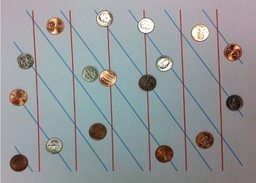
#> input picture hough.jpg, 256 x 183 px, shrunk from 666 x 477 before the run
$ python Task3.py
#> lines starting #> are read from the running program, lines starting #| are printed output that depends on the picture; after the words box and inside, x2 and y2 are one past the last pixel; in counts of white or black regions, pixels touching at a corner belong together

# coding: utf-8

# In[1]:


import cv2 as cv
import numpy as np
import matplotlib.pyplot as plt


# In[2]:


def generateSobelFilterGx():
    sobelFilterGx = [[-1,0,1],
                     [-2,0,2],
                     [-1,0,1]]
    return sobelFilterGx


# In[3]:


def generateSobelFilterGy():
    sobelFilterGy = [[-1,-2,-1],
                     [0,0,0],
                     [1,2,1]]
    return sobelFilterGy


# In[4]:


def generate_laplace_filter():
    laplace_filter = [[0,-1,0],
                     [-1,8,-1],
                     [0,-1,0]]
    return np.asarray(laplace_filter)


# In[5]:


def generateGradientX(x, y, padded_input_image):
    sobelFilterGx = generateSobelFilterGx()
    gradientX = sum([sum([padded_input_image[i][j] * sobelFilterGx[i][j] for j in range(len(sobelFilterGx))]) for i in range(len(sobelFilterGx))])
    return int(gradientX)


# In[6]:


def generateGradientY(x, y, padded_input_image):
    sobelFilterGy = generateSobelFilterGy()
    gradientY = sum([sum([padded_input_image[i][j] * sobelFilterGy[i][j] for j in range(len(sobelFilterGy))]) for i in range(len(sobelFilterGy))])
    return gradientY


# In[7]:


def generate_laplace_output(x, y, padded_input_image):
    laplace_filter = generate_laplace_filter()
    output = sum([sum([padded_input_image[i][j] * laplace_filter[i][j] for j in range(len(laplace_filter))]) for i in range(len(laplace_filter))])
    return output


# In[8]:


def computeMagnitude(edgeX, edgeY):
    return (((edgeX**2) + (edgeY**2))**0.5)


# In[9]:


def convolve(patch):
    convolved_patch = [patch[j][i] for j in range(len(patch[0])-1,-1,-1) for i in range(len(patch)-1,-1,-1)]
    return np.asarray([convolved_patch[i:i+len(patch)] for i in range(0, len(convolved_patch), len(patch))])


# In[10]:


color_image = cv.imread("hough.jpg")
#> color_image is the input picture: shape (183, 256, 3); mean B, G, R 152.8, 150.8, 147.3
hsv_input_image = cv.cvtColor(color_image, cv.COLOR_BGR2HSV)
#> hsv_input_image: shape (183, 256, 3); mean H, S, V 97.4, 31.5, 158.7
red_mask_upper = cv.inRange(hsv_input_image, (170, 50, 50), (180, 255, 255))
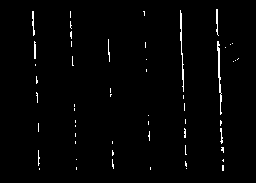
#> red_mask_upper: shape (183, 256); 1.5% white in thin lines or dots, all inside (x1, y1, x2, y2) = (32, 9, 239, 171)
red_input_image = cv.bitwise_and(hsv_input_image,hsv_input_image, mask=red_mask_upper)
#> red_input_image: shape (183, 256, 3); mean H, S, V 2.7, 1.1, 2
cv.imwrite("red_input_image.jpg",red_input_image)


# In[11]:


red_image = cv.imread("red_input_image.jpg",0)
#> red_image: shape (183, 256); min 0, max 125, mean 1.6
padded_red_image = np.pad(red_image, ((1,1),(1,1)), 'edge')
red_edge_image = np.zeros(red_image.shape)


# In[12]:


for x in range(len(red_edge_image)):
    for y in range(len(red_edge_image[0])):
        patch = padded_red_image[x:x+3,y:y+3]
        localEdgeX = generateGradientX(x, y, patch)
        localEdgeY = generateGradientY(x, y, patch)
        red_edge_image[x][y] = computeMagnitude(localEdgeX,localEdgeY)
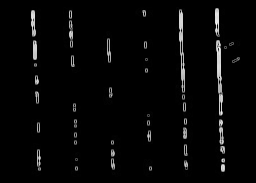
#> red_edge_image: shape (183, 256) float64; min 0, max 538.9, mean 14.1; drawn with min black and max white

red_edge = np.zeros(red_edge_image.shape)
for x in range(len(red_edge)):
    for y in range(len(red_edge[0])):
        if(red_edge_image[x][y] >=255):
            red_edge[x][y] = 255
        else:
            red_edge[x][y] = 0
#> red_edge: shape (183, 256) float64; 3% white; 69 white regions (50 under 20 px), largest, box (x1, y1, x2, y2) and area: (179, 10, 185, 92) 240, (216, 40, 222, 93) 201, (215, 8, 219, 36) 91

cv.imwrite("red_edge.jpg",red_edge)


# In[13]:


angle = np.arange(0,181)
output_image_shape = red_edge.shape
diagonal = np.ceil(((output_image_shape[0]**2)+(output_image_shape[1]**2)**0.5)).astype(int)
red_accumulator = np.zeros((diagonal, len(angle)))

for x in range(len(red_edge)):
    for y in range(len(red_edge[0])):
        if(red_edge[x,y] == 255):
            for every_angle in range(len(angle)):
                r = round((x * np.cos(angle[every_angle])) + (y * np.sin(angle[every_angle])), 2).astype(int)
                red_accumulator[r, every_angle] += 1


# In[18]:


T = 0.7 * np.max(red_accumulator)

red_rho_theta = []

for x in range(len(red_accumulator)):
    for y in range(len(red_accumulator[0])):
        if(red_accumulator[x][y] > T):
            red_rho_theta.append([x, angle[y]])


# In[19]:


original = cv.imread("hough.jpg")
for every_rho_theta in red_rho_theta:
    rh = every_rho_theta[0]
    thet = every_rho_theta[1]
    b = np.cos(thet)
    a = np.sin(thet)
    x0 = a*rh
    y0 = b*rh
    x1 = int(x0 + 1000*(-b))
    y1 = int(y0 + 1000*(a))
    x2 = int(x0 - 1000*(-b))
    y2 = int(y0 - 1000*(a))

    cv.line(original,(x1,y1),(x2,y2),(0,255,0),2)
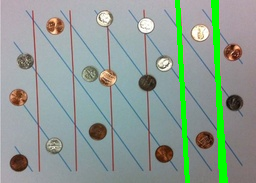
#> original: shape (183, 256, 3); 4.6% of pixels changed, all inside (x1, y1, x2, y2) = (175, 0, 228, 183)
cv.imwrite("red_lines.jpg",original)


# In[22]:


color_image = cv.imread("hough.jpg")
hsv_input_image = cv.cvtColor(color_image, cv.COLOR_BGR2HSV)
blue_mask_upper = cv.inRange(hsv_input_image, (100, 50, 50), (120, 255, 255))
#> blue_mask_upper: shape (183, 256); 1.2% white in thin lines or dots, all inside (x1, y1, x2, y2) = (16, 12, 233, 170)
blue_input_image = cv.bitwise_and(hsv_input_image,hsv_input_image, mask=blue_mask_upper)
#> blue_input_image: shape (183, 256, 3); mean H, S, V 1.2, 0.8, 1.7
cv.imwrite("blue_input_image.jpg",blue_input_image)


# In[23]:


blue_image = cv.imread("blue_input_image.jpg",0)
#> blue_image: shape (183, 256); min 0, max 112, mean 1.2
padded_blue_image = np.pad(blue_image, ((1,1),(1,1)), 'edge')
blue_edge_image = np.zeros(blue_image.shape)


# In[24]:


for x in range(len(blue_edge_image)):
    for y in range(len(blue_edge_image[0])):
        patch = padded_blue_image[x:x+3,y:y+3]
        localEdgeX = generateGradientX(x, y, patch)
        localEdgeY = generateGradientY(x, y, patch)
        blue_edge_image[x][y] = computeMagnitude(localEdgeX,localEdgeY)
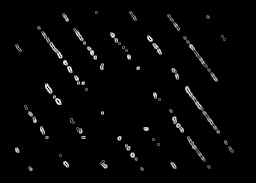
#> blue_edge_image: shape (183, 256) float64; min 0, max 472.3, mean 11.2; drawn with min black and max white

blue_edge = np.zeros(blue_edge_image.shape)
#> blue_edge: shape (183, 256) float64; every value is 0
for x in range(len(blue_edge)):
    for y in range(len(blue_edge[0])):
        if(blue_edge_image[x][y] >=255):
            blue_edge[x][y] = 255
        else:
            blue_edge[x][y] = 0
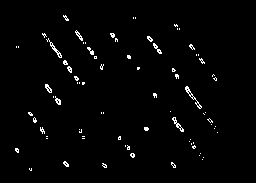
#> blue_edge: shape (183, 256) float64; 1.8% white in thin lines or dots, all inside (x1, y1, x2, y2) = (15, 15, 218, 171)

cv.imwrite("Blue_edge.jpg",blue_edge)


# In[25]:


angle = np.arange(0,181)
output_image_shape = blue_edge.shape
diagonal = np.ceil(((output_image_shape[0]**2)+(output_image_shape[1]**2)**0.5)).astype(int)
blue_accumulator = np.zeros((diagonal, len(angle)))

for x in range(len(blue_edge)):
    for y in range(len(blue_edge[0])):
        if(blue_edge[x,y] == 255):
            for every_angle in range(len(angle)):
                r = round((x * np.cos(angle[every_angle])) + (y * np.sin(angle[every_angle])), 2).astype(int)
                blue_accumulator[r, every_angle] += 1


# In[26]:


T = 0.3 * np.max(blue_accumulator)
blue_rho_theta = []

for x in range(len(blue_accumulator)):
    for y in range(len(blue_accumulator[0])):
        if(blue_accumulator[x][y] > T):
            blue_rho_theta.append([x, angle[y]])


# In[27]:


original = cv.imread("hough.jpg")
for every_rho_theta in blue_rho_theta:
    rh = every_rho_theta[0]
    thet = every_rho_theta[1]
    b = np.cos(thet)
    a = np.sin(thet)
    x0 = a*rh
    y0 = b*rh
    x1 = int(x0 + 1000*(-b))
    y1 = int(y0 + 1000*(a))
    x2 = int(x0 - 1000*(-b))
    y2 = int(y0 - 1000*(a))

    cv.line(original,(x1,y1),(x2,y2),(0,255,255),2)
#> this loop made 299 passes
#> every_rho_theta on passes 1 to 3: [0, 6], [0, 15], [0, 31]
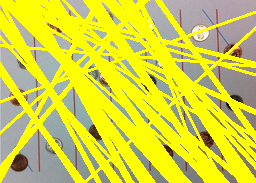
#> original: shape (183, 256, 3); mean B, G, R 65, 211.3, 211.3
cv.imwrite("blue_lines.jpg",original)


# In[28]:


original_image = cv.imread("hough.jpg")
for every_rho_theta in blue_rho_theta:
    rh = every_rho_theta[0]
    thet = every_rho_theta[1]
    b = np.cos(thet)
    a = np.sin(thet)
    x0 = a*rh
    y0 = b*rh
    x1 = int(x0 + 1000*(-b))
    y1 = int(y0 + 1000*(a))
    x2 = int(x0 - 1000*(-b))
    y2 = int(y0 - 1000*(a))
    cv.line(original_image,(x1,y1),(x2,y2),(0,255,255),2)
for every_rho_theta in red_rho_theta:
    rh = every_rho_theta[0]
    thet = every_rho_theta[1]
    b = np.cos(thet)
    a = np.sin(thet)
    x0 = a*rh
    y0 = b*rh
    x1 = int(x0 + 1000*(-b))
    y1 = int(y0 + 1000*(a))
    x2 = int(x0 - 1000*(-b))
    y2 = int(y0 - 1000*(a))
    cv.line(original_image,(x1,y1),(x2,y2),(0,255,0),2)
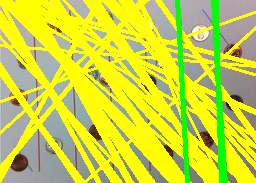
#> original_image: shape (183, 256, 3); 4.6% of pixels changed, all inside (x1, y1, x2, y2) = (175, 0, 228, 183)
cv.imwrite("all_lines.jpg",original_image)
